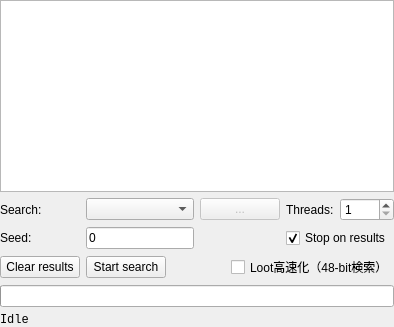
<?xml version="1.0" encoding="UTF-8"?>
<ui version="4.0">
 <class>FormSearchControl</class>
 <widget class="QWidget" name="FormSearchControl">
  <property name="sizePolicy">
   <sizepolicy hsizetype="Expanding" vsizetype="Expanding">
    <horstretch>0</horstretch>
    <verstretch>0</verstretch>
   </sizepolicy>
  </property>
  <property name="windowTitle">
   <string>Form</string>
  </property>
  <layout class="QGridLayout" name="gridLayout_2">
   <property name="leftMargin">
    <number>0</number>
   </property>
   <property name="topMargin">
    <number>0</number>
   </property>
   <property name="rightMargin">
    <number>0</number>
   </property>
   <property name="bottomMargin">
    <number>0</number>
   </property>
   <item row="1" column="0">
    <layout class="QGridLayout" name="gridLayout">
     <item row="0" column="1">
      <widget class="QPushButton" name="buttonSearchHelp">
       <property name="styleSheet">
        <string notr="true">
QPushButton {
	background-color: rgba(255, 255, 255, 0);
	border: none;
	image: url(:/icons/info.png);
	image-position: right;
}
QPushButton:hover {
	image: url(:/icons/info_h.png);
}</string>
       </property>
       <property name="text">
        <string/>
       </property>
      </widget>
     </item>
     <item row="0" column="0">
      <widget class="QLabel" name="label">
       <property name="toolTip">
        <string>&lt;html&gt;&lt;head/&gt;&lt;body&gt;&lt;p&gt;searching algorithm&lt;/p&gt;&lt;p&gt;incremental: best for non-exhaustive biome searches&lt;/p&gt;&lt;p&gt;48-bit family blocks: best for searches with strong structure restrictions&lt;/p&gt;&lt;p&gt;seed list from file...: load and search through a pre-computed list of seed&lt;/p&gt;&lt;/body&gt;&lt;/html&gt;</string>
       </property>
       <property name="text">
        <string>Search:</string>
       </property>
      </widget>
     </item>
     <item row="0" column="6">
      <widget class="QSpinBox" name="spinThreads">
       <property name="minimum">
        <number>1</number>
       </property>
       <property name="maximum">
        <number>1024</number>
       </property>
      </widget>
     </item>
     <item row="0" column="5">
      <widget class="QLabel" name="label_3">
       <property name="text">
        <string>Threads:</string>
       </property>
      </widget>
     </item>
     <item row="0" column="4">
      <widget class="QPushButton" name="buttonMore">
       <property name="enabled">
        <bool>false</bool>
       </property>
       <property name="text">
        <string>...</string>
       </property>
      </widget>
     </item>
     <item row="0" column="2" colspan="2">
      <widget class="StyledComboBox" name="comboSearchType">
       <property name="sizePolicy">
        <sizepolicy hsizetype="Expanding" vsizetype="Fixed">
         <horstretch>1</horstretch>
         <verstretch>0</verstretch>
        </sizepolicy>
       </property>
       <property name="iconSize">
        <size>
         <width>0</width>
         <height>16</height>
        </size>
       </property>
      </widget>
     </item>
     <item row="4" column="0" colspan="7">
      <widget class="QLabel" name="labelStatus">
       <property name="font">
        <font>
         <family>Courier New</family>
        </font>
       </property>
       <property name="text">
        <string>Idle</string>
       </property>
      </widget>
     </item>
     <item row="1" column="0">
      <widget class="QLabel" name="label_2">
       <property name="text">
        <string>Seed:</string>
       </property>
      </widget>
     </item>
     <item row="2" column="0" colspan="7">
      <layout class="QHBoxLayout" name="horizontalLayout">
       <item>
        <widget class="QPushButton" name="buttonClear">
         <property name="text">
          <string>Clear results</string>
         </property>
         <property name="icon">
          <iconset resource="../rc/icons.qrc">
           <normaloff>:/icons/clear.png</normaloff>:/icons/clear.png</iconset>
         </property>
        </widget>
       </item>
       <item>
       <widget class="QPushButton" name="buttonStart">
         <property name="text">
          <string>Start search</string>
         </property>
         <property name="icon">
          <iconset resource="../rc/icons.qrc">
           <normaloff>:/icons/search.png</normaloff>:/icons/search.png</iconset>
         </property>
         <property name="checkable">
          <bool>true</bool>
         </property>
        </widget>
       </item>
       <item>
        <spacer name="horizontalSpacerLootFast">
         <property name="orientation">
          <enum>Qt::Horizontal</enum>
         </property>
         <property name="sizeHint" stdset="0">
          <size>
           <width>20</width>
           <height>20</height>
          </size>
         </property>
        </spacer>
       </item>
       <item>
        <widget class="QCheckBox" name="checkLootFast">
         <property name="toolTip">
          <string>48-bit only／family blocks検索で、構造物の下位48bit候補をLootにより事前に絞り込みます。family blocksでは計算結果も上位16bit間で再利用します。</string>
         </property>
         <property name="text">
          <string>Loot高速化（48-bit検索）</string>
         </property>
        </widget>
       </item>
      </layout>
     </item>
     <item row="1" column="2" colspan="2">
      <widget class="QLineEdit" name="lineStart">
       <property name="sizePolicy">
        <sizepolicy hsizetype="Expanding" vsizetype="Fixed">
         <horstretch>1</horstretch>
         <verstretch>0</verstretch>
        </sizepolicy>
       </property>
       <property name="text">
        <string>0</string>
       </property>
      </widget>
     </item>
     <item row="3" column="0" colspan="7">
      <widget class="QProgressBar" name="progressBar">
       <property name="font">
        <font>
         <family>Courier New</family>
        </font>
       </property>
       <property name="toolTip">
        <string>Queued progress within the search set</string>
       </property>
       <property name="layoutDirection">
        <enum>Qt::LeftToRight</enum>
       </property>
       <property name="maximum">
        <number>10000</number>
       </property>
       <property name="alignment">
        <set>Qt::AlignCenter</set>
       </property>
       <property name="format">
        <string>0</string>
       </property>
      </widget>
     </item>
     <item row="1" column="5" colspan="2">
      <widget class="QCheckBox" name="checkStop">
       <property name="toolTip">
        <string>stop as soon as the next set of matching seeds is found</string>
       </property>
       <property name="text">
        <string>Stop on results</string>
       </property>
       <property name="checked">
        <bool>true</bool>
       </property>
      </widget>
     </item>
    </layout>
   </item>
   <item row="0" column="0">
    <widget class="QTableView" name="results">
     <property name="sizePolicy">
      <sizepolicy hsizetype="Expanding" vsizetype="Expanding">
       <horstretch>0</horstretch>
       <verstretch>0</verstretch>
      </sizepolicy>
     </property>
     <property name="minimumSize">
      <size>
       <width>0</width>
       <height>20</height>
      </size>
     </property>
     <property name="font">
      <font>
       <family>Courier New</family>
      </font>
     </property>
     <property name="contextMenuPolicy">
      <enum>Qt::CustomContextMenu</enum>
     </property>
     <property name="horizontalScrollBarPolicy">
      <enum>Qt::ScrollBarAlwaysOff</enum>
     </property>
     <property name="editTriggers">
      <set>QAbstractItemView::NoEditTriggers</set>
     </property>
     <property name="selectionMode">
      <enum>QAbstractItemView::SingleSelection</enum>
     </property>
     <property name="selectionBehavior">
      <enum>QAbstractItemView::SelectRows</enum>
     </property>
     <property name="sortingEnabled">
      <bool>true</bool>
     </property>
     <attribute name="horizontalHeaderStretchLastSection">
      <bool>true</bool>
     </attribute>
    </widget>
   </item>
  </layout>
 </widget>
 <customwidgets>
  <customwidget>
   <class>StyledComboBox</class>
   <extends>QComboBox</extends>
   <header>src/widgets.h</header>
  </customwidget>
 </customwidgets>
 <resources>
  <include location="../rc/icons.qrc"/>
 </resources>
 <connections/>
</ui>
